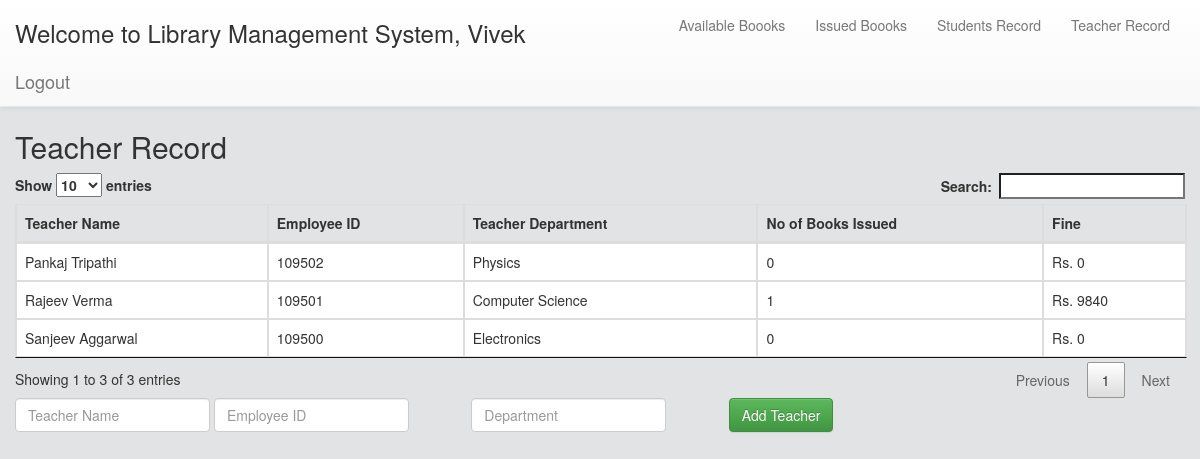
The app's page /teacher_record (signed in) with its own data.
### libm/models.py (models this page shows)
class TeacherInfo(models.Model, dict):
    t_name = models.CharField(max_length=100,default=None)
    eid = models.IntegerField(default=None)
    teacher_department = models.CharField(max_length=100,default=None)
    no_of_books_issued = models.IntegerField(default=None)
    fine = models.IntegerField(default=None)

### libm/views.py (the view)
# urls.py: url(r'^teacher_record', teacherRecord, name="tRecord"),
@cache_control(no_cache=True, must_revalidate=True, no_store=True)
def teacherRecord(request):
     try:
        user = request.session["user"]
        if user:
          updateFine = TeacherInfo.objects.all()
          for fi in updateFine:
             fine_charged = calculate_fine(fi.eid)
             fi.update(fine=fine_charged)
          return render(request, 'trecord.html', {'tInfo':updateFine, 'user':user})
        else:
           return redirect("/")
     except KeyError:
        return redirect("/")

### libm/views.py (called while the page is built)
def calculate_fine(uni_roll):
     issuedBooks = IssuedBook.objects.filter(roll_no=uni_roll)
     fromd = date.today()
     for i in issuedBooks:
         fromd = i.lendPeriod_from
     fine = date.today() - fromd
     import re
     diff =  re.match('\d+', fine.__str__())
     diff = int(diff.group()) - 7
     if diff > 0:
        fine_charged = diff * 10;
     else:
        fine_charged = 0;
     return fine_charged

### libm/templates/trecord.html (shortened to what this page needs)
<!DOCTYPE html>
<html>
    <head>
    {% include 'bootstrap.html' %}
    <link rel="stylesheet" href="../static/libm/css/style.css">
  </head>
  <body>
     <nav id="menu" style="background-color:white;" class="navbar navbar-default navbar-fixed-top">
     <div class="container-fluid">
       <div class="navbar-header">
         {% if user %}
           <h3>Welcome to Library Management System, {{user}} </h3>
           <a href="/logout" class="navbar-brand">Logout</a>
         {%endif%}
        </div>
       <ul class="nav navbar-nav pull-right">
         <li><a href="/available_books">Available Boooks</a></li>
         <li><a href="/issued_books">Issued Boooks</a></li>
         <li><a href="/student_record">Students Record</a></li>
         <li><a href="/teacher_record">Teacher Record</a></li>
        </ul>
        </div>
      </nav>
    <div class="container" >
     <div class="row">
       <div id="status"></div>
       <h2>Teacher Record</h2>
        <table id="t_record" class="table table-bordered">
          <thead>
            <tr>
              <th>Teacher Name</th>
              <th>Employee ID</th>
              <th>Teacher Department</th>
              <th>No of Books Issued</th>
              <th>Fine</th>
            </tr>
          </thead>
          <tbody>
            {% for e in tInfo %}
             <tr>
              <td>{{e.t_name}}</td>
              <td>{{e.eid}}</td>
              <td>{{e.teacher_department}}</td>
              <td>{{e.no_of_books_issued}}</td>
              <td>Rs. {{e.fine}}</td>
             </tr>
            {% endfor %}
          </tbody>
        </table>
        <form class="form-inline" action="#" role="form">{% csrf_token %}
         <div class="form-group">
           <input type="text" class="form-control" id="tName" placeholder="Teacher Name">
          </div>
          <div class="form-group strecord">
            <input type="text" class="form-control" id="eid" placeholder="Employee ID">
         </div>
          <div class="form-group strecord">
            <input type="text" class="form-control" id="tdpt" placeholder="Department">
         </div>
          <button type="submit" class="btn btn-success" id="addTeacher">Add Teacher</button>
         </form>
     </div>
    </div>
   </body>
 </html>

### libm/static/libm/css/style.css (style rules this page uses)
body { background-color:#e2e3e4; padding-top: 110px; }
.strecord { margin-right:5%; }

### records on screen
TeacherInfo: t_name "Rajeev Verma", eid "109501", teacher_department "Computer Science", no_of_books_issued "1", fine "9840"
TeacherInfo: t_name "Sanjeev Aggarwal", eid "109500", teacher_department "Electronics", no_of_books_issued "0", fine "0"
TeacherInfo: t_name "Pankaj Tripathi", eid "109502", teacher_department "Physics", no_of_books_issued "0", fine "0"

### other values on screen
{{ user }} "Vivek"
